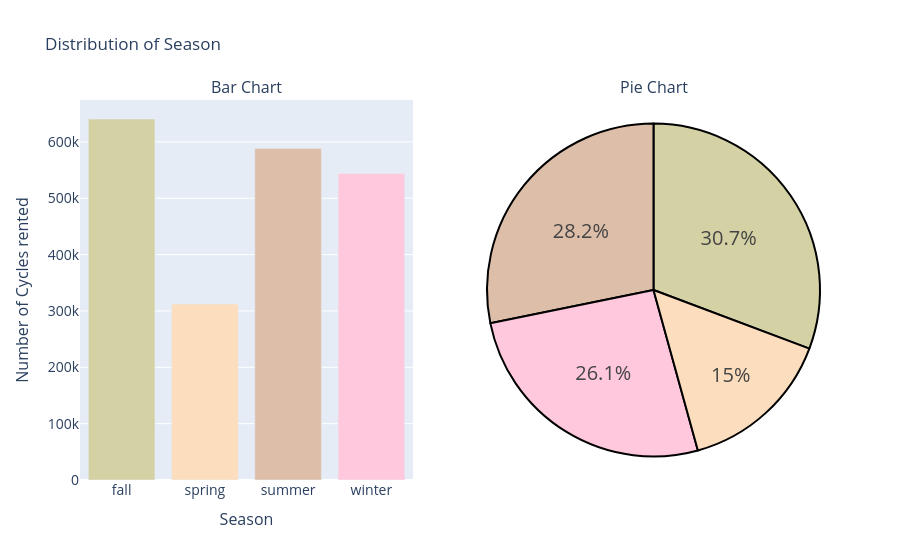

The notebook cell saved with this chart:
### Code cell
labels= season_df['season']
values= season_df['number_of_cycles_rented']

#create pie chart
# Create pie chart
colors = ['#D4D2A5','#FCDEBE','#ddbea9','#ffc8dd']

pie_chart = go.Figure(go.Pie(labels=labels, values=values))
pie_chart.update_traces(hoverinfo='label+value', textinfo='percent', textfont_size=20,
                  marker=dict(colors=colors, line=dict(color='#000000', width=2)))

# Create bar chart
bar_chart = go.Figure(go.Bar(x=labels, y=values, marker_color=colors))

# Create subplots
fig = sp.make_subplots(rows=1, cols=2, column_widths=[0.5, 0.5], specs=[[{"type": "bar"}, {"type": "pie"}]],
                       subplot_titles=("Bar Chart", "Pie Chart"))

# Add charts to subplots

fig.add_trace(bar_chart.data[0], row=1, col=1)
fig.add_trace(pie_chart.data[0], row=1, col=2)

# Update layout
fig.update_layout(showlegend=False,title_text="Distribution of Season",
                xaxis=dict(title='Season',titlefont_size=16,tickfont_size=14,),
                yaxis=dict(title='Number of Cycles rented',titlefont_size=16,tickfont_size=14,))

# Show subplots
fig.show()

### Figure 1 — Plotly figure (JSON) as saved in the notebook; plotly's stock layout.template omitted (floating-point values rounded to 4 significant figures)
{"data": [{"marker": {"color": ["#D4D2A5", "#FCDEBE", "#ddbea9", "#ffc8dd"]}, "type": "bar", "x": ["fall", "spring", "summer", "winter"], "xaxis": "x", "y": [640662, 312498, 588282, 544034], "yaxis": "y"}, {"domain": {"x": [0.55, 1.0], "y": [0.0, 1.0]}, "hoverinfo": "label+value", "labels": ["fall", "spring", "summer", "winter"], "marker": {"colors": ["#D4D2A5", "#FCDEBE", "#ddbea9", "#ffc8dd"], "line": {"color": "#000000", "width": 2}}, "textfont": {"size": 20}, "textinfo": "percent", "type": "pie", "values": [640662, 312498, 588282, 544034]}], "layout": {"annotations": [{"font": {"size": 16}, "showarrow": false, "text": "Bar Chart", "x": 0.225, "xanchor": "center", "xref": "paper", "y": 1.0, "yanchor": "bottom", "yref": "paper"}, {"font": {"size": 16}, "showarrow": false, "text": "Pie Chart", "x": 0.775, "xanchor": "center", "xref": "paper", "y": 1.0, "yanchor": "bottom", "yref": "paper"}], "showlegend": false, "title": {"text": "Distribution of Season"}, "xaxis": {"anchor": "y", "domain": [0.0, 0.45], "tickfont": {"size": 14}, "title": {"font": {"size": 16}, "text": "Season"}}, "yaxis": {"anchor": "x", "domain": [0.0, 1.0], "tickfont": {"size": 14}, "title": {"font": {"size": 16}, "text": "Number of Cycles rented"}}}}
